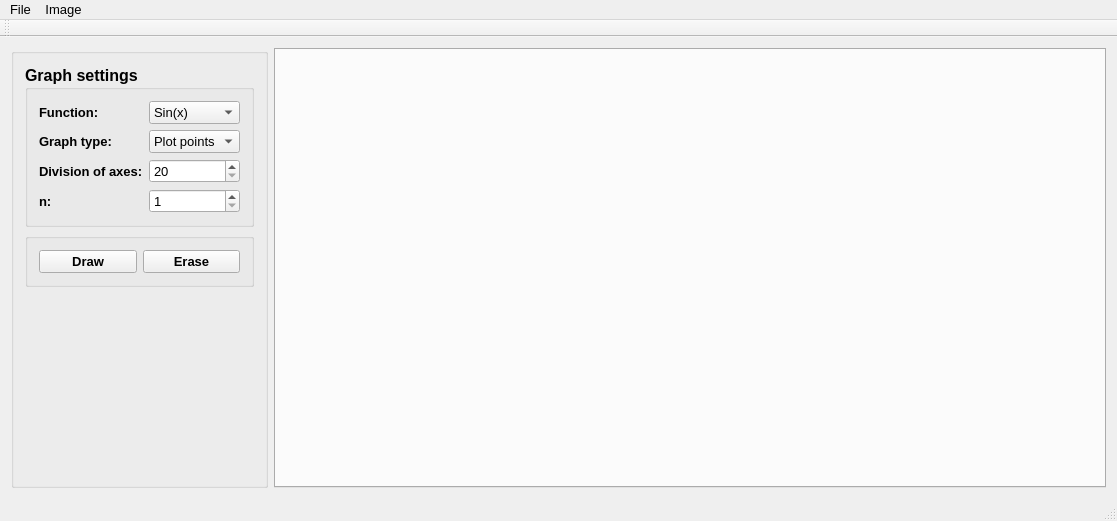
<?xml version="1.0" encoding="UTF-8"?>
<ui version="4.0">
 <class>ImageViewerClass</class>
 <widget class="QMainWindow" name="ImageViewerClass">
  <property name="geometry">
   <rect>
    <x>0</x>
    <y>0</y>
    <width>1117</width>
    <height>521</height>
   </rect>
  </property>
  <property name="font">
   <font>
    <family>Leelawadee UI</family>
    <pointsize>10</pointsize>
   </font>
  </property>
  <property name="windowTitle">
   <string>ImageViewer</string>
  </property>
  <widget class="QWidget" name="centralWidget">
   <layout class="QHBoxLayout" name="horizontalLayout">
    <item>
     <widget class="QGroupBox" name="groupBox_UserInput">
      <property name="minimumSize">
       <size>
        <width>200</width>
        <height>0</height>
       </size>
      </property>
      <property name="maximumSize">
       <size>
        <width>300</width>
        <height>16777215</height>
       </size>
      </property>
      <property name="title">
       <string/>
      </property>
      <property name="flat">
       <bool>true</bool>
      </property>
      <layout class="QVBoxLayout" name="verticalLayout">
       <item>
        <widget class="QGroupBox" name="groupBox_GraphSettings">
         <property name="font">
          <font>
           <family>Leelawadee UI</family>
           <pointsize>12</pointsize>
           <weight>75</weight>
           <bold>true</bold>
          </font>
         </property>
         <property name="title">
          <string>Graph settings</string>
         </property>
         <layout class="QFormLayout" name="formLayout">
          <item row="0" column="0">
           <widget class="QLabel" name="label_SelectedFunction">
            <property name="font">
             <font>
              <family>Leelawadee UI</family>
              <pointsize>10</pointsize>
              <weight>75</weight>
              <bold>true</bold>
             </font>
            </property>
            <property name="text">
             <string>Function:</string>
            </property>
           </widget>
          </item>
          <item row="0" column="1">
           <widget class="QComboBox" name="comboBox_SelectedFunction">
            <property name="font">
             <font>
              <family>Leelawadee UI</family>
              <pointsize>10</pointsize>
              <weight>50</weight>
              <bold>false</bold>
             </font>
            </property>
            <item>
             <property name="text">
              <string>Sin(x)</string>
             </property>
            </item>
            <item>
             <property name="text">
              <string>Cos(x)</string>
             </property>
            </item>
           </widget>
          </item>
          <item row="1" column="0">
           <widget class="QLabel" name="label_GraphType">
            <property name="font">
             <font>
              <family>Leelawadee UI</family>
              <pointsize>10</pointsize>
              <weight>75</weight>
              <bold>true</bold>
             </font>
            </property>
            <property name="text">
             <string>Graph type:</string>
            </property>
           </widget>
          </item>
          <item row="1" column="1">
           <widget class="QComboBox" name="comboBox_GraphType">
            <property name="font">
             <font>
              <family>Leelawadee UI</family>
              <pointsize>10</pointsize>
              <weight>50</weight>
              <bold>false</bold>
             </font>
            </property>
            <item>
             <property name="text">
              <string>Plot points</string>
             </property>
            </item>
            <item>
             <property name="text">
              <string>Bar graph</string>
             </property>
            </item>
            <item>
             <property name="text">
              <string>Line graph</string>
             </property>
            </item>
           </widget>
          </item>
          <item row="2" column="0">
           <widget class="QLabel" name="label_AxesDivision">
            <property name="font">
             <font>
              <family>Leelawadee UI</family>
              <pointsize>10</pointsize>
              <weight>75</weight>
              <bold>true</bold>
             </font>
            </property>
            <property name="text">
             <string>Division of axes:</string>
            </property>
           </widget>
          </item>
          <item row="2" column="1">
           <widget class="QSpinBox" name="spinBox_xAxisDivision">
            <property name="font">
             <font>
              <family>Leelawadee UI</family>
              <pointsize>10</pointsize>
              <weight>50</weight>
              <bold>false</bold>
             </font>
            </property>
            <property name="layoutDirection">
             <enum>Qt::LeftToRight</enum>
            </property>
            <property name="readOnly">
             <bool>false</bool>
            </property>
            <property name="buttonSymbols">
             <enum>QAbstractSpinBox::UpDownArrows</enum>
            </property>
            <property name="minimum">
             <number>20</number>
            </property>
            <property name="maximum">
             <number>50</number>
            </property>
            <property name="singleStep">
             <number>2</number>
            </property>
            <property name="displayIntegerBase">
             <number>10</number>
            </property>
           </widget>
          </item>
          <item row="3" column="0">
           <widget class="QLabel" name="label_Interval">
            <property name="font">
             <font>
              <family>Leelawadee UI</family>
              <pointsize>10</pointsize>
              <weight>75</weight>
              <bold>true</bold>
             </font>
            </property>
            <property name="text">
             <string>n:</string>
            </property>
           </widget>
          </item>
          <item row="3" column="1">
           <widget class="QSpinBox" name="spinBox_Interval">
            <property name="font">
             <font>
              <family>Leelawadee UI</family>
              <pointsize>10</pointsize>
              <weight>50</weight>
              <bold>false</bold>
             </font>
            </property>
            <property name="minimum">
             <number>1</number>
            </property>
           </widget>
          </item>
         </layout>
        </widget>
       </item>
       <item>
        <widget class="QGroupBox" name="groupBox_Buttons">
         <property name="title">
          <string/>
         </property>
         <property name="flat">
          <bool>true</bool>
         </property>
         <layout class="QHBoxLayout" name="horizontalLayout_2">
          <item>
           <widget class="QPushButton" name="pushButton_Draw">
            <property name="font">
             <font>
              <family>Leelawadee UI</family>
              <pointsize>10</pointsize>
              <weight>75</weight>
              <bold>true</bold>
             </font>
            </property>
            <property name="text">
             <string>Draw</string>
            </property>
           </widget>
          </item>
          <item>
           <widget class="QPushButton" name="pushButton_Erase">
            <property name="font">
             <font>
              <family>Leelawadee UI</family>
              <pointsize>10</pointsize>
              <weight>75</weight>
              <bold>true</bold>
             </font>
            </property>
            <property name="text">
             <string>Erase</string>
            </property>
           </widget>
          </item>
         </layout>
        </widget>
       </item>
       <item>
        <spacer name="verticalSpacer">
         <property name="orientation">
          <enum>Qt::Vertical</enum>
         </property>
         <property name="sizeHint" stdset="0">
          <size>
           <width>20</width>
           <height>40</height>
          </size>
         </property>
        </spacer>
       </item>
      </layout>
     </widget>
    </item>
    <item>
     <widget class="QTabWidget" name="tabWidget">
      <property name="minimumSize">
       <size>
        <width>0</width>
        <height>0</height>
       </size>
      </property>
      <property name="maximumSize">
       <size>
        <width>16777215</width>
        <height>16777215</height>
       </size>
      </property>
      <property name="documentMode">
       <bool>false</bool>
      </property>
      <property name="tabsClosable">
       <bool>true</bool>
      </property>
      <property name="movable">
       <bool>true</bool>
      </property>
     </widget>
    </item>
   </layout>
  </widget>
  <widget class="QMenuBar" name="menuBar">
   <property name="geometry">
    <rect>
     <x>0</x>
     <y>0</y>
     <width>1117</width>
     <height>23</height>
    </rect>
   </property>
   <widget class="QMenu" name="menuFile">
    <property name="title">
     <string>File</string>
    </property>
    <addaction name="actionNew"/>
    <addaction name="actionOpen"/>
    <addaction name="actionSave_as"/>
   </widget>
   <widget class="QMenu" name="menuImage">
    <property name="title">
     <string>Image</string>
    </property>
    <addaction name="actionRename"/>
    <addaction name="actionClear"/>
   </widget>
   <addaction name="menuFile"/>
   <addaction name="menuImage"/>
  </widget>
  <widget class="QToolBar" name="mainToolBar">
   <attribute name="toolBarArea">
    <enum>TopToolBarArea</enum>
   </attribute>
   <attribute name="toolBarBreak">
    <bool>false</bool>
   </attribute>
  </widget>
  <widget class="QStatusBar" name="statusBar"/>
  <action name="actionNew">
   <property name="text">
    <string>New</string>
   </property>
  </action>
  <action name="actionOpen">
   <property name="text">
    <string>Open</string>
   </property>
  </action>
  <action name="actionSave_as">
   <property name="text">
    <string>Save as</string>
   </property>
  </action>
  <action name="actionRename">
   <property name="text">
    <string>Rename</string>
   </property>
  </action>
  <action name="actionClear">
   <property name="text">
    <string>Clear</string>
   </property>
  </action>
 </widget>
 <layoutdefault spacing="6" margin="11"/>
 <resources>
  <include location="ImageViewer.qrc"/>
 </resources>
 <connections/>
</ui>
